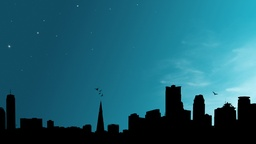
#> input picture 1.jpg, 256 x 144 px, shrunk from 1920 x 1080 before the run
$ jupyter execute --allow-errors sift.ipynb
#> lines starting #> are read from the running program, lines starting #| are printed output that depends on the picture
#> further down, img is the input picture: shape (144, 256, 3); mean B, G, R 112.5, 95.4, 28.2
[cell 1]
from matplotlib import pyplot as plt
import numpy as np
import math
import cv2

[cell 2]
OCTV = 4
INTVL = 2
SIFT_INTVLS = 3
SIFT_SIGMA = 1.6
SIFT_INIT_SIGMA = 0.5
SIFT_IMG_BORDER = 5
SIFT_MAX_INTERP_STEPS = 5

[cell 3]
def downsample(img):
	return cv2.resize(img, (img.shape[1]*2,img.shape[0]*2), interpolation=cv2.INTER_AREA)

[cell 4]
def init_img(img, img_dbl=False, sigma=2):
#> called with img_dbl = False, sigma = 2
    shape = img.shape
#> shape = (144, 256, 3)
    # converting to grayscale if needed
    if len(shape) > 2:
        img_gray = cv2.cvtColor(img, cv2.COLOR_BGR2GRAY)
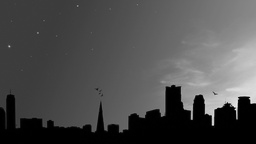
#> img_gray: shape (144, 256); min 0, max 243, mean 77.2
    else:
        img_gray = img
    if img_dbl:
        dbl = cv2.resize(img_gray, (img_gray.shape[1]*2,img_gray.shape[0]*2), interpolation=cv2.INTER_CUBIC)
        sig_diff = math.sqrt(sigma**2 - SIFT_INIT_SIGMA**2 * 4)
        return cv2.GaussianBlur(dbl, (0,0), sig_diff)
    else :
        sig_diff = math.sqrt(sigma**2 - SIFT_INIT_SIGMA**2)
        return cv2.GaussianBlur(img_gray, (0,0), sig_diff)
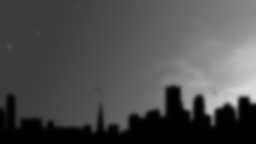
#> returned value: shape (144, 256); min 0, max 216, mean 77.2

[cell 5]
def build_gauss_pyr(img, octv=OCTV, intvl=INTVL, sigma=SIFT_SIGMA):
#> called with octv = 4, intvl = 2, sigma = 1.6
    k = 2**(1/2)
    gauss_pyr = []
    for o in range(octv):
        sig = 1 * k**o
        octave = []
        for i in range(intvl + 3) :
            if o == 0 and i == 0 :
                octave.append(img)
            elif i == 0 :
                octave.append(downsample(gauss_pyr[-1][-1]))
            else :
                octave.append(cv2.GaussianBlur(octave[-1], (0,0), sig))
        gauss_pyr.append(octave)
#> after the loop, gauss_pyr = 4 items
    return gauss_pyr

[cell 6]
def build_dog_pyr(gauss_pyr):
    dog_pyr = []
    for o in range(len(gauss_pyr)):
        dog = []
        for i in range(len(gauss_pyr[o])-1):
#             ret,th = cv2.threshold(gauss_pyr[o][i+1] - gauss_pyr[o][i],0,255,cv2.THRESH_BINARY+cv2.THRESH_OTSU)
#             th = cv2.adaptiveThreshold(gauss_pyr[o][i+1] - gauss_pyr[o][i], 255, cv2.ADAPTIVE_THRESH_GAUSSIAN_C, cv2.THRESH_BINARY, 115, 1)
            dog.append(gauss_pyr[o][i+1] - gauss_pyr[o][i])
        dog_pyr.append(dog)
    return dog_pyr

[cell 7]
def is_extremum(dog, octv, intvl, r, c):
    val = dog[octv][intvl][r,c]
    minVal, maxVal, minLoc, maxLoc = cv2.minMaxLoc(dog[octv][intvl][r-1:r+1,c-1:c+1])
    if minVal != val and maxVal != val :
        return False
    elif maxVal != val :
        for i in [-1, 0, +1]:
            for j in [-1, 0, +1]:
                for k in [-1, 0, +1]:
                    if(val > dog[octv][intvl+i][r+j,c+k]):
                        return False
    elif minVal != val :
        for i in [-1, 0, +1]:
            for j in [-1, 0, +1]:
                for k in [-1, 0, +1]:
                    if(val < dog[octv][intvl+i][r+j,c+k]):
                        return False
    else :
        return True

[cell 8]
# [5 lines left out: function deriv_3D, not called in this run]

[cell 9]
# [14 lines left out: function hessian_3D, not called in this run]

[cell 10]
# [7 lines left out: function interp_step, not called in this run]

[cell 11]
# [7 lines left out: function interp_contr, not called in this run]

[cell 12]
# [4 lines left out: function round, not called in this run]

[cell 13]
img = cv2.imread('1.jpg')
# img = cv2.imread('2.png')
gray = init_img(img)
plt.imshow(gray, cmap='gray')
plt.show()
# plt.imshow(scaleArea[j][i],cmap = 'gray')
# plt.title('Original[%d,%d]' % (j, i)), plt.xticks([]), plt.yticks([])
# plt.show()

[cell 14]
gauss_pyr = build_gauss_pyr(gray)
#> gauss_pyr = 4 items

[cell 15]
# printing the gaussian pyramid
for o in range(len(gauss_pyr)):
    for i in range(len(gauss_pyr[o])):
        plt.imshow(gauss_pyr[o][i], cmap='gray')
        plt.title('gaussian pyramid [%d,%d]' % (o, i)), plt.xticks([]), plt.yticks([])
        plt.show()
#> this loop made 4 passes
#> pass 1, `plt.show()`:
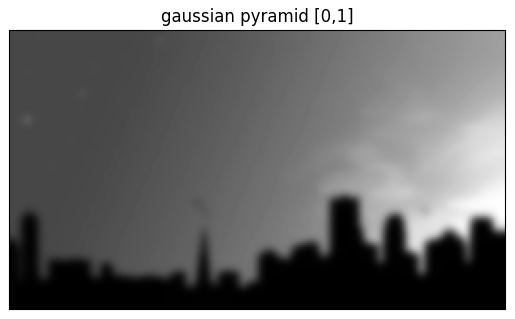
#> figure drawn by matplotlib, 1 panel

[cell 16]
dog_pyr = build_dog_pyr(gauss_pyr)
#> the loop in build_dog_pyr, `for o in range(len(gauss_pyr)):` made 4 passes
#> dog_pyr = 4 items

[cell 17]
# printing the Difference of Gaussian Pyramid
for o in range(len(dog_pyr)):
    for i in range(len(dog_pyr[o])):
        plt.imshow(dog_pyr[o][i], cmap='gray')
        plt.title('dog pyramid [%d,%d]' % (o, i)), plt.xticks([]), plt.yticks([])
        plt.show()
#> this loop made 4 passes
#> pass 1, `plt.show()`:
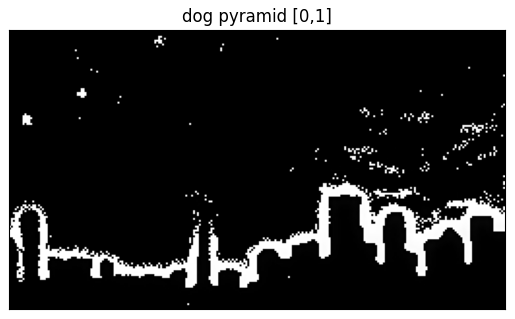
#> figure drawn by matplotlib, 1 panel
#> pass 1, `plt.show()`:
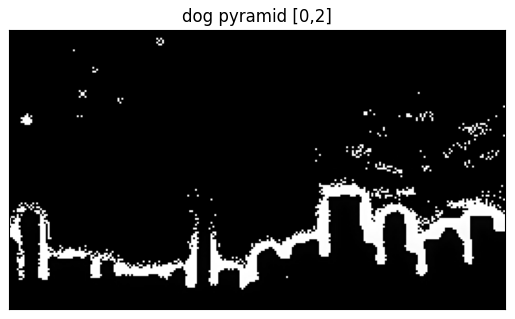
#> figure drawn by matplotlib, 1 panel
#> pass 1, `plt.show()`:
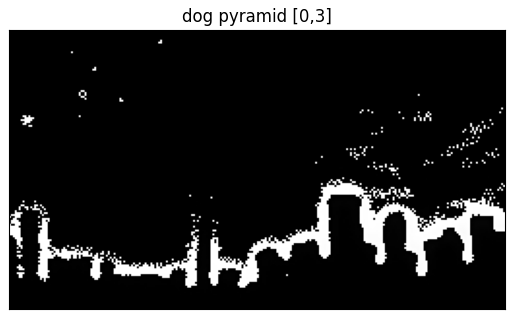
#> figure drawn by matplotlib, 1 panel
#> pass 2, `plt.show()`:
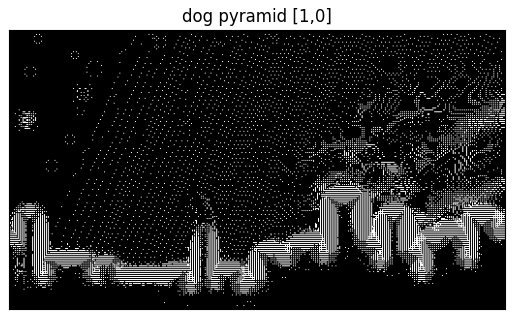
#> figure drawn by matplotlib, 1 panel
#> pass 2, `plt.show()`:
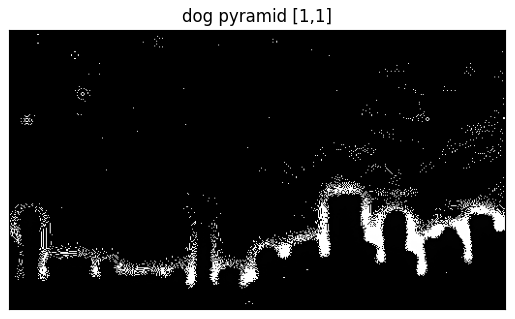
#> figure drawn by matplotlib, 1 panel
#> pass 2, `plt.show()`:
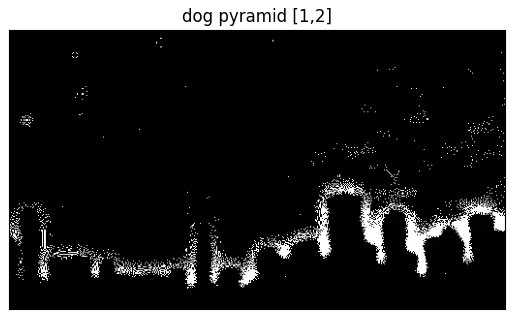
#> figure drawn by matplotlib, 1 panel
#> pass 2, `plt.show()`:
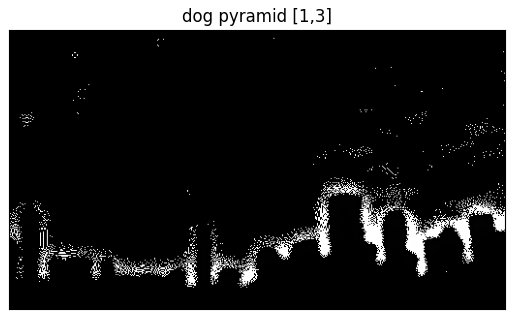
#> figure drawn by matplotlib, 1 panel

[cell 18]
# [12 lines of commented-out code are left out]

[cell 19]
# [6 lines of commented-out code are left out]

[cell 20]
high_contr = dog_pyr
#> high_contr = 4 items
extremum = []
#> (the rest of this cell did not finish here and is left out)

[cell 21]
for o in range(len(extremum)):
    for i in range(len(extremum[o])):
        plt.imshow(extremum[o][i], cmap='gray')
        plt.title('extremum [%d,%d]' % (o, i)), plt.xticks([]), plt.yticks([])
        plt.show()

$ run again, with 2.png saved as 1.jpg
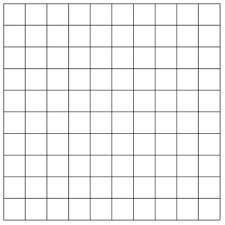
#> input picture 2.png, 225 x 225 px
#> img is the input picture: shape (225, 225, 3); min 51, max 255, mean 241.7
#> in init_img, `return cv2.GaussianBlur(img_gray, (0,0), sig_diff)`:
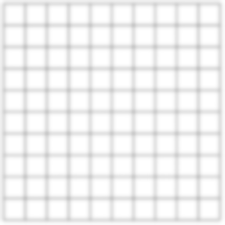
#> returned value: shape (225, 225); min 197, max 255, mean 241.6
#> after the loop in build_gauss_pyr, `for o in range(octv):`: gauss_pyr = 4 items
#> the loop `for o in range(len(gauss_pyr)):` made 4 passes
#> the loop in build_dog_pyr, `for o in range(len(gauss_pyr)):` made 4 passes
#> the loop `for o in range(len(dog_pyr)):` made 4 passes
#> pass 2, `plt.show()`:
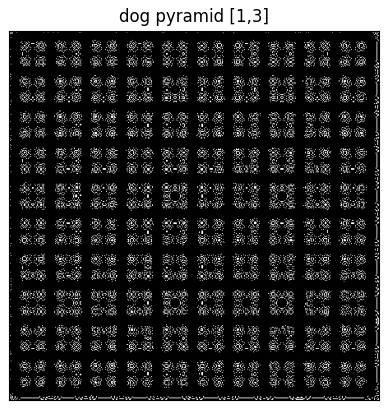
#> figure drawn by matplotlib, 1 panel

$ run again, with 3.jpg copied over 1.jpg
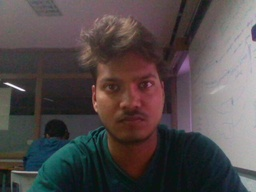
#> input picture 3.jpg, 256 x 192 px, shrunk from 640 x 480 before the run
#> img is the input picture: shape (192, 256, 3); mean B, G, R 74.7, 74.2, 81.8
#> after the loop in build_gauss_pyr, `for o in range(octv):`: gauss_pyr = 4 items
#> the loop `for o in range(len(gauss_pyr)):` made 4 passes
#> the loop in build_dog_pyr, `for o in range(len(gauss_pyr)):` made 4 passes
#> the loop `for o in range(len(dog_pyr)):` made 4 passes
#> pass 2, `plt.show()`:
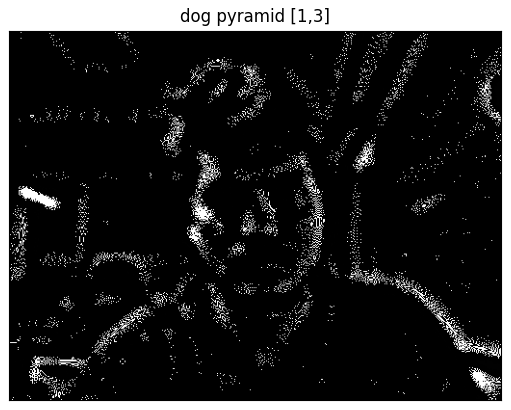
#> figure drawn by matplotlib, 1 panel
